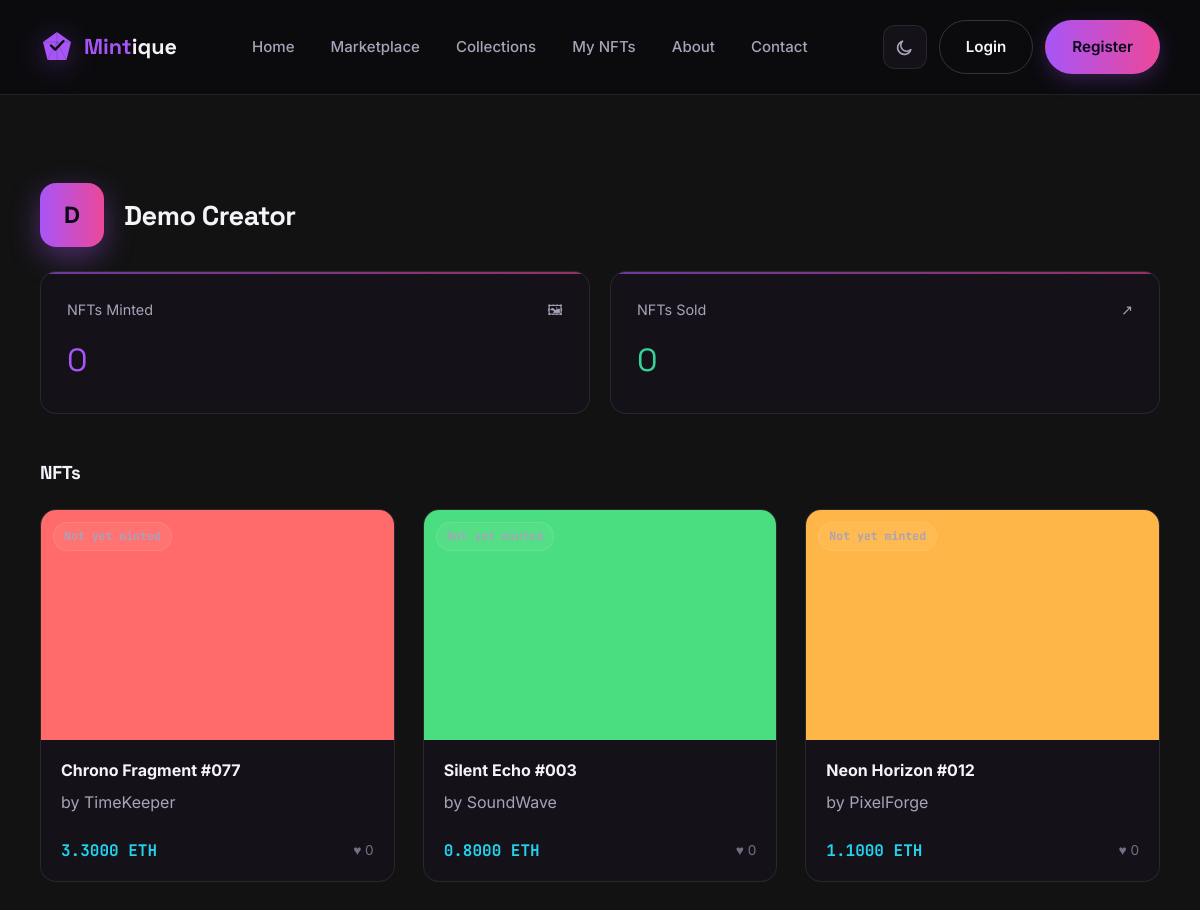
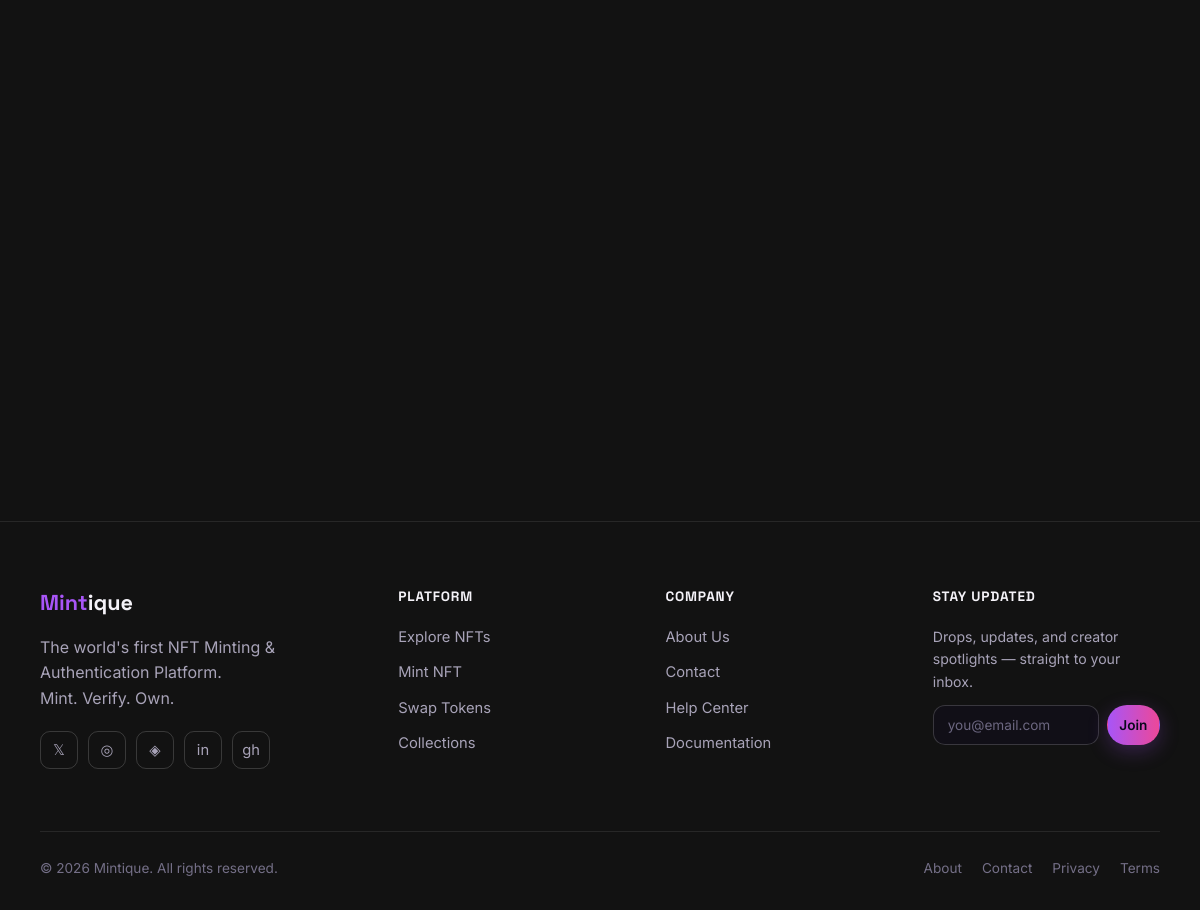
/nft/creator/demo_creator/, run on the app's committed database (2 pictures, top to bottom).
### accounts/models.py (models this page shows, shortened)
class User(AbstractUser):
    class AuthProvider(models.TextChoices):
        EMAIL = "email", "Email"
        GOOGLE = "google", "Google"
        WALLET = "wallet", "Wallet"
    email = models.EmailField(unique=True)
    avatar = models.ImageField(upload_to="avatars/", blank=True, null=True)
    bio = models.CharField(max_length=255, blank=True)
    wallet_address = models.CharField(max_length=64, blank=True, null=True, unique=False)
    wallet_connected_at = models.DateTimeField(blank=True, null=True)
    is_email_verified = models.BooleanField(default=False)
    email_verification_token = models.UUIDField(default=uuid.uuid4, editable=False)
    two_factor_enabled = models.BooleanField(default=False)
    auth_provider = models.CharField(max_length=20, choices=AuthProvider.choices, default=AuthProvider.EMAIL)
    is_verified_creator = models.BooleanField(default=False)
    verified_creator_at = models.DateTimeField(blank=True, null=True)
    created_at = models.DateTimeField(auto_now_add=True)
    USERNAME_FIELD = "email"
    REQUIRED_FIELDS = ["username"]
    @property
    def initials(self):
        return (self.first_name[:1] or self.username[:1] or "U").upper()

### nftapp/models.py (models this page shows, shortened)
class NFT(models.Model):
    owner = models.ForeignKey(settings.AUTH_USER_MODEL, on_delete=models.CASCADE, related_name="nfts")
    creator = models.ForeignKey(
        settings.AUTH_USER_MODEL, on_delete=models.SET_NULL, blank=True, null=True, related_name="created_nfts"
    )
    creator_name = models.CharField(max_length=100)
    name = models.CharField(max_length=150)
    description = models.TextField(blank=True)
    image = models.ImageField(upload_to=nft_upload_path)
    category = models.CharField(max_length=20, choices=Category.choices, default=Category.ART)
    price = models.DecimalField(max_digits=12, decimal_places=4, default=0)
    currency = models.CharField(max_length=6, choices=Currency.choices, default=Currency.ETH)
    collection = models.ForeignKey(
        Collection, on_delete=models.SET_NULL, blank=True, null=True, related_name="nfts"
    )
    royalty_percentage = models.DecimalField(
        max_digits=5, decimal_places=2, default=0,
        validators=[MinValueValidator(0), MaxValueValidator(100)],
    )
    is_lazy_minted = models.BooleanField(default=False)
    lazy_minted_at = models.DateTimeField(blank=True, null=True)
    is_burned = models.BooleanField(default=False)
    burned_at = models.DateTimeField(blank=True, null=True)
    content_hash = models.CharField(max_length=64, editable=False, blank=True)
    is_listed = models.BooleanField(default=True)
    likes = models.PositiveIntegerField(default=0)
    views = models.PositiveIntegerField(default=0)
    created_at = models.DateTimeField(auto_now_add=True)
    ipfs_image_cid = models.CharField(max_length=100, blank=True)
    ipfs_metadata_cid = models.CharField(max_length=100, blank=True)
    mint_status = models.CharField(max_length=12, choices=MintStatus.choices, default=MintStatus.OFFCHAIN)
    mint_error = models.CharField(
        max_length=255, blank=True,
        help_text="Last IPFS/on-chain error message, if mint_status is offchain/pending due to a failure.",
    )
    token_standard = models.CharField(
        max_length=10, choices=TokenStandard.choices, default=TokenStandard.ERC721,
        help_text="Which token contract family this NFT is minted under. See TokenStandard for the "
                   "extensibility rationale.",
    )
    contract_address = models.CharField(max_length=42, blank=True)
    network = models.CharField(
        max_length=20, choices=Network.choices, blank=True,
        help_text="Chain the mint was (or will be) confirmed on — set from settings.POLYGON_NETWORK at "
                   "mint time so it stays accurate even if the site's active network later changes.",
    )
    chain_id = models.PositiveIntegerField(blank=True, null=True)
    onchain_token_id = models.PositiveBigIntegerField(blank=True, null=True)
    polygon_tx_hash = models.CharField(max_length=66, blank=True)
    minter_wallet_address = models.CharField(max_length=42, blank=True)
    minted_at = models.DateTimeField(
        blank=True, null=True,
        help_text="When the mint transaction was confirmed on-chain (distinct from created_at, which is "
                   "when the off-chain database row was first created).",
    )
    image_uri = models.CharField(max_length=255, blank=True, help_text="ipfs://<CID> of the pinned artwork.")
    metadata_uri = models.CharField(
        max_length=255, blank=True, help_text="ipfs://<CID> of the pinned ERC-721 metadata JSON — this is "
                                               "exactly what the contract's tokenURI(tokenId) resolves to."
    )
    is_soulbound = models.BooleanField(
        default=False, help_text="ERC-5192 — if set, this token is non-transferable once minted."
    )
    standard_metadata = models.JSONField(
        default=dict, blank=True,
        help_text="Standard-specific extra state, e.g. {'rental_user': '0x..', 'rental_expires': ..} for "
                   "ERC-4907, or {'supply': N} for ERC-1155.",
    )
    class Meta:
        ordering = ["-created_at"]
        constraints = [
            models.UniqueConstraint(
                fields=["contract_address", "chain_id", "onchain_token_id"],
                condition=Q(onchain_token_id__isnull=False),
                name="unique_onchain_token_per_contract_chain",
            ),
            models.UniqueConstraint(
                fields=["polygon_tx_hash"],
                condition=~Q(polygon_tx_hash=""),
                name="unique_polygon_tx_hash",
            ),
        ]
    def get_absolute_url(self):
        return reverse("nftapp:nft_detail", args=[self.pk])
    @property
    def token_id_display(self):
        return self.onchain_token_id
    @property
    def is_verified(self):
        if self.owner_id and getattr(self.owner, "is_verified_creator", False):
            return True
        if self.collection_id and getattr(self.collection, "is_verified", False):
            return True
        return False

### nftapp/views.py (the view)
# urls.py: path("creator/<str:username>/", views.creator_profile_view, name="creator_profile"),
def creator_profile_view(request, username):
    creator = get_object_or_404(User, username=username)
    nfts = NFT.objects.filter(owner=creator, is_burned=False)
    if not (request.user.is_authenticated and request.user.id == creator.id):
        nfts = nfts.filter(is_listed=True)
    collections = Collection.objects.filter(owner=creator)
    stats = {
        "minted": NFT.objects.filter(creator=creator).count(),
        "sold": Transaction.objects.filter(user=creator, tx_type=Transaction.TxType.SELL).count(),
    }
    wishlisted_ids = set()
    if request.user.is_authenticated:
        wishlisted_ids = set(
            Wishlist.objects.filter(user=request.user, nft__in=nfts).values_list("nft_id", flat=True)
        )
    return render(request, "nftapp/creator_profile.html", {
        "creator": creator, "nfts": nfts, "collections": collections, "stats": stats,
        "wishlisted_ids": wishlisted_ids,
    })

### accounts/context_processors.py (called while the page is built)
def auth_config(request):
    return {
        "google_auth_enabled": bool(settings.GOOGLE_CLIENT_ID and settings.GOOGLE_CLIENT_SECRET),
        "walletconnect_project_id": settings.WALLETCONNECT_PROJECT_ID,
    }

### walletapp/context_processors.py (called while the page is built)
def wallet_context(request):
    if request.user.is_authenticated:
        wallet, _ = Wallet.objects.get_or_create(user=request.user)
        return {"nav_wallet": wallet}
    return {"nav_wallet": None}

### templates/nftapp/creator_profile.html (shortened to what this page needs)
{% extends "base.html" %}
{% block content %}
<section class="section">
  <div class="section-title-row">
    <div class="dash-welcome" style="margin-bottom:0;">
      <div class="avatar-lg">{{ creator.initials }}</div>
      <div>
        <div class="creator-badge-row">
          <h1 style="margin:0;">{{ creator.first_name|default:creator.username }}{% if creator.last_name %} {{ creator.last_name }}{% endif %}</h1>
        </div>
      </div>
    </div>
  </div>
  <div class="stat-cards mt-24" style="grid-template-columns:repeat(2,1fr);">
    <div class="stat-card">
      <div class="row">NFTs Minted <span>🖼</span></div>
      <div class="value violet">{{ stats.minted }}</div>
    </div>
    <div class="stat-card">
      <div class="row">NFTs Sold <span>↗</span></div>
      <div class="value green">{{ stats.sold }}</div>
    </div>
  </div>
  <div class="section-title-row mt-40">
    <h3>NFTs</h3>
  </div>
  {% if nfts %}
  <div class="grid-3">
    {% for nft in nfts %}
      {% include "nftapp/_nft_card.html" with nft=nft show_wishlist=True wishlisted_ids=wishlisted_ids %}
    {% endfor %}
  </div>
  {% else %}
  <div class="empty-state">
    <div class="ico">✦</div>
    <h3>Nothing here yet</h3>
  </div>
  {% endif %}
</section>
{% endblock %}

### templates/base.html (shortened to what this page needs)
{% load static %}
<!DOCTYPE html>
<html lang="en">
<head>
<link rel="stylesheet" href="{% static 'css/style.css' %}">
</head>
<body data-walletconnect-project-id="{{ walletconnect_project_id }}" class="{% block body_class %}{% endblock %}">
{% include "partials/_header.html" %}
<main>
  {% block content %}{% endblock %}
</main>
<footer class="site-footer">
  <div class="footer-grid">
    <div>
      <div class="brand footer-brand"><span>Mint<b>ique</b></span></div>
      <p class="muted">The world's first NFT Minting &amp; Authentication Platform.<br>Mint. Verify. Own.</p>
      <div class="social-row">
        <a href="#" aria-label="Twitter">𝕏</a>
        <a href="#" aria-label="Discord">◎</a>
        <a href="#" aria-label="Instagram">◈</a>
        <a href="#" aria-label="LinkedIn">in</a>
        <a href="#" aria-label="GitHub">gh</a>
      </div>
    </div>
    <div>
      <h4>Platform</h4>
      <a href="{% url 'nftapp:marketplace' %}">Explore NFTs</a>
      <a href="{% url 'nftapp:mint' %}">Mint NFT</a>
      <a href="{% url 'walletapp:swap' %}">Swap Tokens</a>
      <a href="{% url 'nftapp:my_collection' %}">Collections</a>
    </div>
    <div>
      <h4>Company</h4>
      <a href="{% url 'about' %}">About Us</a>
      <a href="{% url 'contact' %}">Contact</a>
      <a href="#">Help Center</a>
      <a href="#">Documentation</a>
    </div>
    <div>
      <h4>Stay Updated</h4>
      <p class="muted" style="font-size:0.88rem;">Drops, updates, and creator spotlights — straight to your inbox.</p>
      <div class="footer-newsletter-mini">
        <form data-validate novalidate>
          <input type="email" placeholder="you@email.com" required aria-label="Email address">
          <button type="submit" class="btn btn-gradient btn-sm">Join</button>
        </form>
      </div>
    </div>
  </div>
  <div class="footer-bottom">
    <span>© {% now "Y" %} Mintique. All rights reserved.</span>
    <div class="footer-bottom-links">
      <a href="{% url 'about' %}">About</a>
      <a href="{% url 'contact' %}">Contact</a>
      <a href="#">Privacy</a>
      <a href="#">Terms</a>
    </div>
  </div>
</footer>
</body>
</html>

### templates/partials/_header.html (shortened to what this page needs)
{% load static %}
<nav class="navbar" id="siteNavbar">
  <a href="{% url 'home' %}" class="brand">
    <span class="brand-mark">
    </span>
    <span>Mint<b>ique</b></span>
  </a>
  <div class="nav-links" id="navLinks">
    <a href="{% url 'home' %}" {% if request.resolver_match.url_name == 'home' %}class="active"{% endif %}>Home</a>
    <a href="{% url 'nftapp:marketplace' %}" {% if request.resolver_match.url_name == 'marketplace' %}class="active"{% endif %}>Marketplace</a>
    <a href="{% url 'nftapp:collection_list' %}" {% if request.resolver_match.url_name == 'collection_list' or request.resolver_match.url_name == 'collection_detail' %}class="active"{% endif %}>Collections</a>
    {% if user.is_authenticated %}
    <a href="{% url 'nftapp:dashboard' %}" {% if request.resolver_match.url_name == 'dashboard' %}class="active"{% endif %}>Dashboard</a>
    {% else %}
    <a href="{% url 'nftapp:my_collection' %}" {% if request.resolver_match.url_name == 'my_collection' %}class="active"{% endif %}>My NFTs</a>
    {% endif %}
    <a href="{% url 'about' %}" {% if request.resolver_match.url_name == 'about' %}class="active"{% endif %}>About</a>
    <a href="{% url 'contact' %}" {% if request.resolver_match.url_name == 'contact' %}class="active"{% endif %}>Contact</a>
  </div>
  <div class="nav-actions">
    <button class="theme-toggle" id="themeToggle" aria-label="Toggle dark / light theme" type="button">
      <svg class="icon-moon" width="19" height="19" viewBox="0 0 24 24" fill="none" stroke="currentColor" stroke-width="2" stroke-linecap="round" stroke-linejoin="round"><path d="M20 14.5A8.5 8.5 0 1 1 9.5 4a7 7 0 0 0 10.5 10.5Z"/></svg>
    </button>
    {% if user.is_authenticated %}
      {% if nav_wallet %}
        <div class="wallet-pill" title="MNQ token balance">
          <span class="dot"></span>{{ nav_wallet.mnq_balance|floatformat:2 }} MNQ
        </div>
      {% endif %}
      <a href="{% url 'walletapp:swap' %}" class="btn btn-ghost btn-sm">Swap</a>
      <a href="{% url 'nftapp:dashboard' %}" class="avatar-chip" title="{{ user.email }}">
        {% if user.avatar %}<img src="{{ user.avatar.url }}" alt="" style="width:100%;height:100%;border-radius:inherit;object-fit:cover;">{% else %}{{ user.initials }}{% endif %}
      </a>
      <a href="{% url 'accounts:logout' %}" class="btn btn-ghost btn-sm">Sign Out</a>
    {% else %}
      <a href="{% url 'accounts:login' %}" class="btn btn-outline">Login</a>
      <a href="{% url 'accounts:register' %}" class="btn btn-gradient">Register</a>
    {% endif %}
  </div>
</nav>

### templates/nftapp/_nft_card.html (shortened to what this page needs)
<div class="nft-card-wrap">
  <a href="{{ nft.get_absolute_url }}" class="nft-card">
    <div class="thumb">
      <span class="badge badge-token token-tag">{{ nft.token_id_display|default:"Not yet minted" }}</span>
      <img src="{{ nft.image.url }}" alt="{{ nft.name }}">
    </div>
    <div class="body">
      <div class="row">
        <b>{{ nft.name }}</b>
      </div>
      <span class="muted">by {{ nft.creator_name }}</span>
      <div class="row mt-16">
        <span class="price">{{ nft.price }} {{ nft.currency }}</span>
        <span class="likes">♥ {{ nft.likes }}</span>
      </div>
    </div>
  </a>
</div>

### data on the page
User: initials "D", first_name "Demo", last_name "Creator"
NFT: image (picture), name "Chrono Fragment #077", creator_name "TimeKeeper", price "3.3000", currency "ETH", likes "0"
NFT: image (picture), name "Silent Echo #003", creator_name "SoundWave", price "0.8000", currency "ETH", likes "0"
NFT: token_id_display "Not yet minted", image (picture), name "Neon Horizon #012", creator_name "PixelForge", price "1.1000", currency "ETH", likes "0"

### other printed values
{{ stats.minted }} "0"
{{ stats.sold }} "0"
